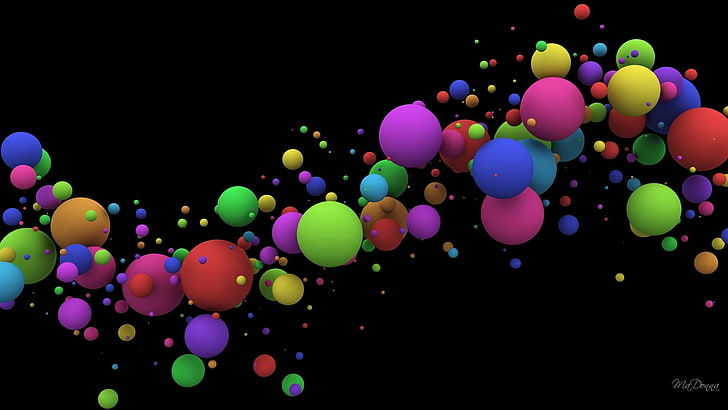
#> input picture COLORBALLS.jpg, 728 x 410 px, found by its file name
$ jupyter execute --allow-errors CV_postlab1.ipynb
#> lines starting #> are read from the running program, lines starting #| are printed output that depends on the picture
<a href="https://colab.research.google.com/github/VidyaSinha/ComputerVISION/blob/main/CV_postlab1.ipynb" target="_parent"></a>

[cell 1]
import cv2
import numpy as np
from google.colab.patches import cv2_imshow

[cell 2]
img1= cv2.imread("/content/chill.jpg")
grayimg= cv2.imread("/content/chill.jpg",0)

[cell 3]
img2= cv2.imread("/content/image.jpg")

[cell 4]
# Q1 Take your own images (two). Rectangular copy the portion of your face and paste it over your another image.

#> (a cell that did not finish here is left out)

[cell 6]
# Define the rectangular region (adjust coordinates as needed)
x, y, w, h = 50, 10, 350, 200  # Example coordinates
#> (the rest of this cell did not finish here and is left out)

#> (a cell that did not finish here is left out)

[cell 8]
cv2_imshow(img2)

[cell 9]
# Q2 Take any gray-scale image. Invert the image color.

#> (a cell that did not finish here is left out)

#> (a cell that did not finish here is left out)

[cell 12]
# Q3 Take any black and white image. Invert the image color

[cell 13]
BW= cv2.imread("/content/binary.png")
#> (the rest of this cell did not finish here and is left out)

#> (a cell that did not finish here is left out)

[cell 15]
#Q4 Take any color. Split the color channels. Observe the output of each of the individual channels.

[cell 16]
imgChan= cv2.imread("/content/COLORBALLS.jpg")
#> imgChan is the input picture: shape (410, 728, 3); mean B, G, R 23, 21.8, 29

cv2_imshow(imgChan)

[cell 17]
blue_image = np.zeros_like(imgChan)
green_image = np.zeros_like(imgChan)
red_image = np.zeros_like(imgChan)
blue_image[:, :, 0] = imgChan[:, :, 0]  # Blue channel
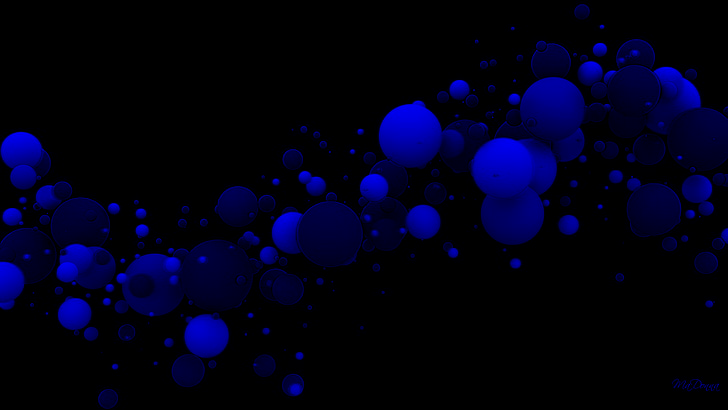
#> blue_image: shape (410, 728, 3); mean B, G, R 23, 0, 0
green_image[:, :, 1] = imgChan[:, :, 1]  # Green channel
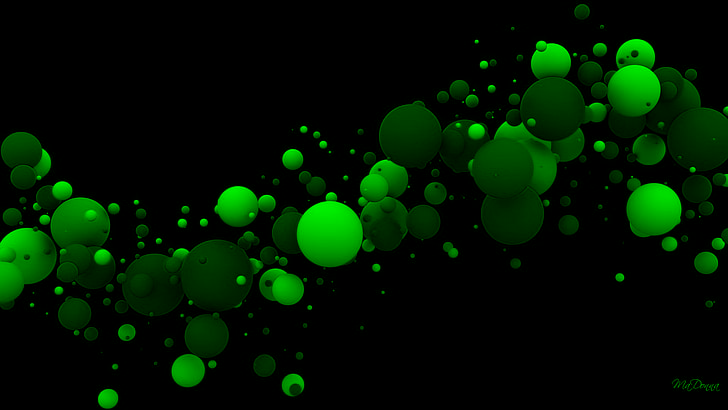
#> green_image: shape (410, 728, 3); mean B, G, R 0, 21.8, 0
red_image[:, :, 2] = imgChan[:, :, 2]  # Red channel
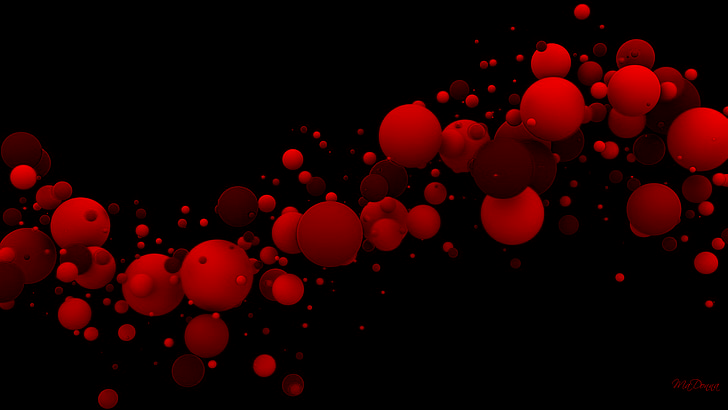
#> red_image: shape (410, 728, 3); mean B, G, R 0, 0, 29

[cell 18]
cv2.cvtColor(blue_image, cv2.COLOR_BGR2RGB)

[cell 19]
cv2.cvtColor(green_image, cv2.COLOR_BGR2RGB)

[cell 20]
cv2.cvtColor(red_image, cv2.COLOR_BGR2RGB)

[cell 21]
#Q5 Invert all the output images obtained in previous task

[cell 22]
inverted_blue = 255 - blue_image
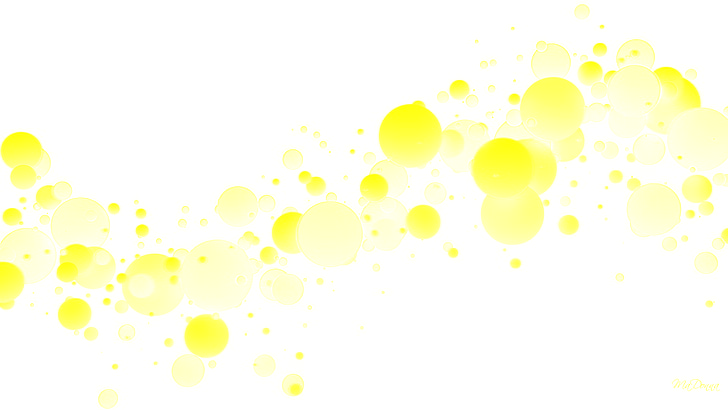
#> inverted_blue: shape (410, 728, 3); mean B, G, R 232, 255, 255
inverted_green = 255 - green_image
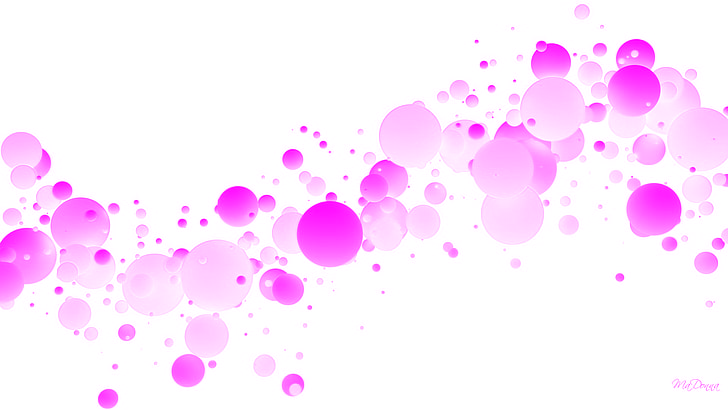
#> inverted_green: shape (410, 728, 3); mean B, G, R 255, 233.2, 255
inverted_red = 255 - red_image
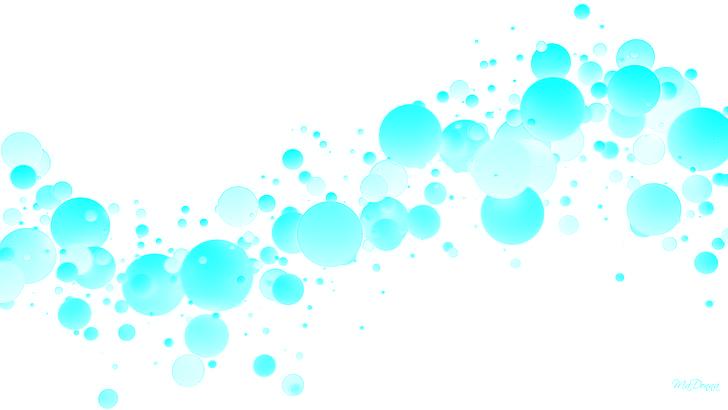
#> inverted_red: shape (410, 728, 3); mean B, G, R 255, 255, 226

cv2.cvtColor(inverted_blue, cv2.COLOR_BGR2RGB)
